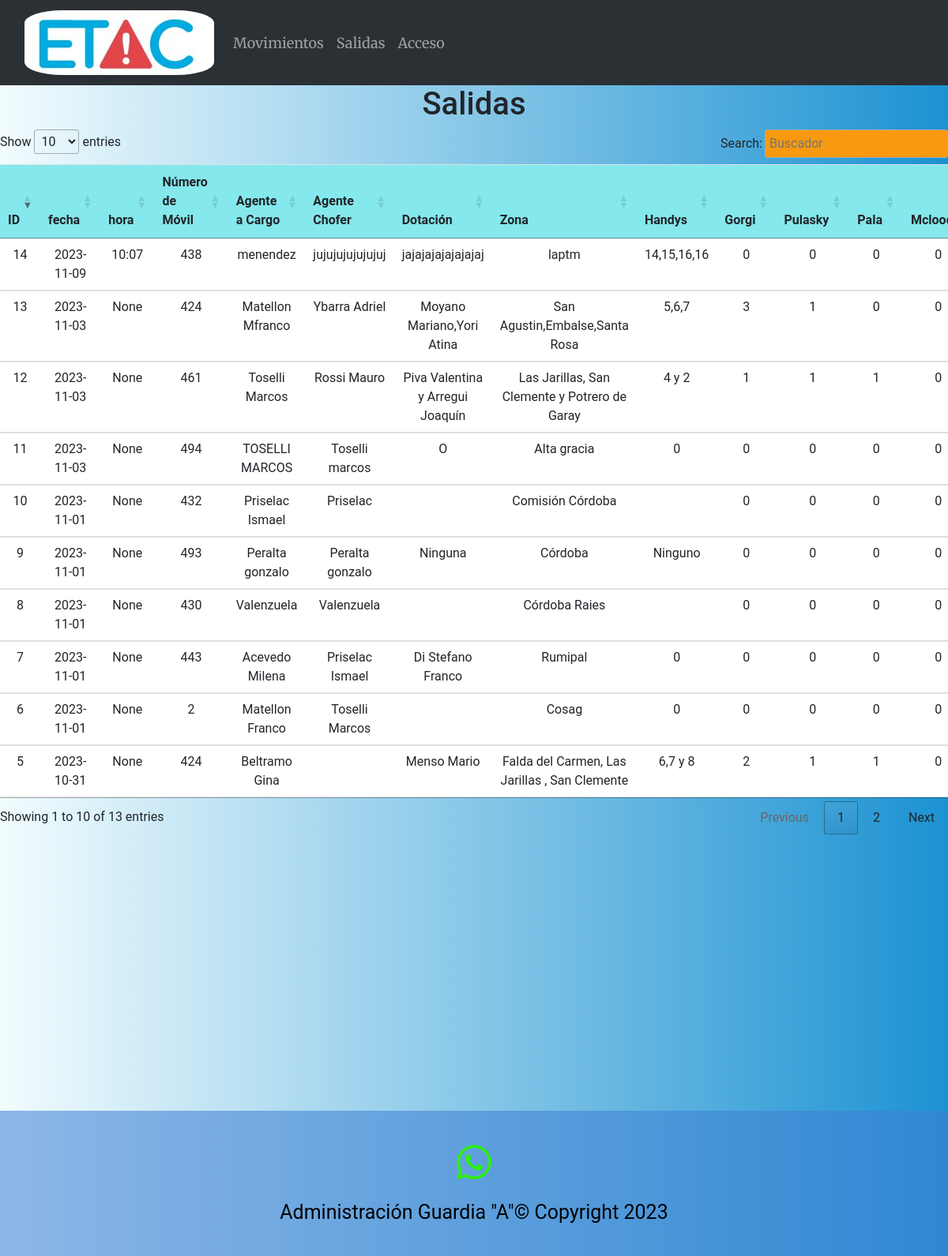
Page /salidas on the committed database.
### main.py (models this page shows)
    class Salida(db.Model):
        id = db.Column(db.Integer, primary_key=True)
        fecha = db.Column(db.Date)
        nmovil = db.Column(db.String(100))
        ag_cargo = db.Column(db.String(100))
        ag_chofer = db.Column(db.String(100))
        dotacion = db.Column(db.String(100))
        zona = db.Column(db.String(100))
        handys = db.Column(db.String(100))
        gorgi = db.Column(db.Integer)
        pulasky = db.Column(db.Integer)
        pala = db.Column(db.Integer)
        mclood = db.Column(db.Integer)
        derqui = db.Column(db.Integer)
        bidon_nafta = db.Column(db.Integer)
        bolsa_rescate = db.Column(db.String(100))
        torpedo = db.Column(db.Integer)
        tabla = db.Column(db.Integer)
        conos = db.Column(db.Integer)
        sopladora = db.Column(db.String(100))
        cajon = db.Column(db.String(100))
        chaleco = db.Column(db.Integer)
        odometro = db.Column(db.Integer)
        bolsos_trauma = db.Column(db.Integer)
        herramienta_adicional = db.Column(db.String(100))
        hora = db.Column(db.String(100))

### main.py (the view)
@app.route('/salidas', methods=['GET', 'POST'])
def salidas():
    if request.method == 'POST':
        id_filtro = request.form['id_filtro']
        if id_filtro:
            salidas = Salida.query.filter_by(id=id_filtro).order_by(Salida.id.desc()).all()
        else:
            salidas = Salida.query.order_by(Salida.id.desc()).all()
    else:
        salidas = Salida.query.order_by(Salida.id.desc()).all()
    return render_template('salidas.html', salidas=salidas)

### templates/salidas.html (shortened to what this page needs)
{% extends "base.html" %}
{% block content %}
 <h1>Salidas</h1>
    <table class="tabla_agentes table table-responsive" id="tablacarnet3" >
        <thead>
        <tr>
            <th>ID</th>
            <th>fecha</th>
            <th>hora</th>
            <th>Número de Móvil</th>
            <th>Agente a Cargo</th>
            <th>Agente Chofer</th>
            <th>Dotación</th>
            <th>Zona</th>
            <th>Handys</th>
            <th>Gorgi</th>
            <th>Pulasky</th>
            <th>Pala</th>
            <th>Mclood</th>
        </tr>
        </thead>
        <tbody>
        {% for salida in salidas %}
            <tr>
                <td>{{ salida.id }}</td>
                <td>{{ salida.fecha }}</td>
                <td>{{ salida.hora }}</td>
                <td>{{ salida.nmovil }}</td>
                <td>{{ salida.ag_cargo }}</td>
                <td>{{ salida.ag_chofer }}</td>
                <td>{{ salida.dotacion }}</td>
                <td>{{ salida.zona }}</td>
                <td>{{ salida.handys }}</td>
                <td>{{ salida.gorgi }}</td>
                <td>{{ salida.pulasky }}</td>
                <td>{{ salida.pala }}</td>
                <td>{{ salida.mclood }}</td>
        </tr>
        {% endfor %}
        </tbody>
    </table>
{% endblock %}

### templates/base.html (shortened to what this page needs)
<!DOCTYPE html>
<html lang="es">
<head>
  <link rel="stylesheet" href="sweetalert2.min.css">
    <link rel="stylesheet" type="text/css" href="https://cdn.datatables.net/1.11.5/css/jquery.dataTables.css">
  <link href="https://cdn.jsdelivr.net/npm/bootstrap@5.3.0-alpha3/dist/css/bootstrap.min.css" rel="stylesheet">
   <link rel="stylesheet" href="https://stackpath.bootstrapcdn.com/bootstrap/4.5.2/css/bootstrap.min.css">
  <link rel="stylesheet" href="{{ url_for('static', filename='style.css') }}">
</head>
<body>
<header>
  <nav class="navbar navbar-expand-lg bg-body-tertiary" data-bs-theme='dark'>
    <div class="container-fluid">
      <a class="navbar-brand" href="{{ url_for('index') }}">
        <img class="logo" src="../static/img/logoetac.png">
      </a>
      <div class="collapse navbar-collapse" id="navbarNav">
        <ul class="navbar-nav">
            <li class="nav-item">
            <a class="nav-link" href="movimientos">Movimientos</a>
          </li>
            <li class="nav-item">
            <a class="nav-link" href="salidas">Salidas</a>
          </li>
          {% if not current_user.is_authenticated %}
          <li class="nav-item">
            <a class="nav-link" href="login">Acceso</a>
          </li>
          {% endif %}
        </ul>
      </div>
    </div>
  </nav>
</header>
{% block content %}
{% endblock %}
<footer class="piepag" id="white-seccion footer">
    <a href="https://api.whatsapp.com/send?phone=5493513946728" target="_blank"><i class="icono-final fa-brands fa-whatsapp fa-2x"></i></a>
        <p class="creditos">Administración Guardia "A"© Copyright 2023</p>
</footer>
</body>
</html>

### static/style.css (style rules this page uses)
body { background: #1c92d2; background: -webkit-linear-gradient(to right, #f2fcfe, #1c92d2); background: linear-gradient(to right, #f2fcfe, #1c92d2); text-align:center; font-family:"Roboto"; }
.logo { border-radius: 20%; }
header { font-size:18px; font-family:"Merriweather"; }
.navbar-collapse { background-color: ; }
table { width: 100%; border-collapse: collapse; margin-bottom: 20px; }
th { background-color: #f2f2f2; text-align: left; padding: 10px; }
td { padding: 10px; border-bottom: 1px solid #ddd; }
tr:nth-child(odd) { background-color: #84E8EC; }
.tabla_agentes th { background-color: #84E8EC; text-align: left; padding: 10px; }
.tabla_agentes td { padding: 10px; border-bottom: 1px solid #ddd; }
.tabla_agentes tr:nth-child(odd) { background-color: #84E8EC; }
.piepag { color:black; margin-top: 350px; background-color:#3f80d58f; font-size:25px; padding:20px; }
.icono-final { margin: 20px; color:#30ED10; }

### rows in the picture
Salida: id "14", fecha "2023-11-09", hora "10:07", nmovil "438", ag_cargo "menendez", ag_chofer "jujujujujujujuj", dotacion "jajajajajajajajaj", zona "laptm", handys "14,15,16,16", gorgi "0", pulasky "0", pala "0", mclood "0"
Salida: id "13", fecha "2023-11-03", hora "None", nmovil "424", ag_cargo "Matellon Mfranco", ag_chofer "Ybarra Adriel", dotacion "Moyano Mariano,Yori Atina", zona "San Agustin,Embalse,Santa Rosa", handys "5,6,7", gorgi "3", pulasky "1", pala "0", mclood "0"
Salida: id "12", fecha "2023-11-03", hora "None", nmovil "461", ag_cargo "Toselli Marcos", ag_chofer "Rossi Mauro", dotacion "Piva Valentina y Arregui Joaquín", zona "Las Jarillas, San Clemente y Potrero de Garay", handys "4 y 2", gorgi "1", pulasky "1", pala "1", mclood "0"
Salida: id "11", fecha "2023-11-03", hora "None", nmovil "494", ag_cargo "TOSELLI MARCOS", ag_chofer "Toselli marcos", dotacion "O", zona "Alta gracia", handys "0", gorgi "0", pulasky "0", pala "0", mclood "0"
Salida: id "10", fecha "2023-11-01", hora "None", nmovil "432", ag_cargo "Priselac Ismael", ag_chofer "Priselac", zona "Comisión Córdoba", gorgi "0", pulasky "0", pala "0", mclood "0"
Salida: id "9", fecha "2023-11-01", hora "None", nmovil "493", ag_cargo "Peralta gonzalo", ag_chofer "Peralta gonzalo", dotacion "Ninguna", zona "Córdoba", handys "Ninguno", gorgi "0", pulasky "0", pala "0", mclood "0"
Salida: id "8", fecha "2023-11-01", hora "None", nmovil "430", ag_cargo "Valenzuela", ag_chofer "Valenzuela", zona "Córdoba Raies", gorgi "0", pulasky "0", pala "0", mclood "0"
Salida: id "7", fecha "2023-11-01", hora "None", nmovil "443", ag_cargo "Acevedo Milena", ag_chofer "Priselac Ismael", dotacion "Di Stefano Franco", zona "Rumipal", handys "0", gorgi "0", pulasky "0", pala "0", mclood "0"
Salida: id "6", fecha "2023-11-01", hora "None", nmovil "2", ag_cargo "Matellon Franco", ag_chofer "Toselli Marcos", zona "Cosag", handys "0", gorgi "0", pulasky "0", pala "0", mclood "0"
Salida: id "5", fecha "2023-10-31", hora "None", nmovil "424", ag_cargo "Beltramo Gina", dotacion "Menso Mario", zona "Falda del Carmen, Las Jarillas , San Clemente", handys "6,7 y 8", gorgi "2", pulasky "1", pala "1", mclood "0"
